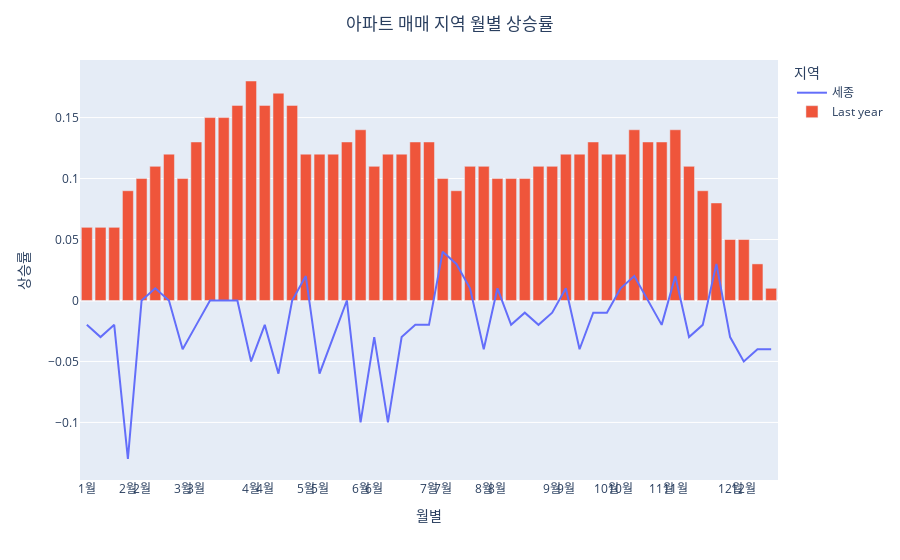

The cell this chart's notebook holds for it:
### Code cell
apart = apart_f.iloc[1:52,:].loc[:,'세종']
apart2 = apart_f.iloc[1:52,:].loc[:,'전국']
for i in range(1,13):
    test['month'].append(str(i)+'월')
    if i < 10 :
        test['month_index'].append(list(apart.index.str.contains('0'+str(i)+'월')).index(True))
    else :
        test['month_index'].append(list(apart.index.str.contains(str(i)+'월')).index(True))
                
fig1 = px.line(apart)

fig1.add_bar(x=apart2.index,y=apart2.values, name="Last year")
fig1.update_layout(
        xaxis = dict(
            tickmode = 'array',
            tickvals = test['month_index'],
            ticktext = test['month'],),
        title = '아파트 매매 지역 월별 상승률',
        xaxis_title = '월별', 
        yaxis_title = '상승률',
        title_x=0.5,
        hovermode="x unified",
        legend_title='지역')

### Figure 1 — Plotly figure (JSON) as saved in the notebook; plotly's stock layout.template omitted (floating-point values rounded to 4 significant figures)
{"data": [{"hovertemplate": "variable=세종<br>index=%{x}<br>value=%{y}<extra></extra>", "legendgroup": "세종", "line": {"color": "#636efa", "dash": "solid"}, "mode": "lines", "name": "세종", "orientation": "v", "showlegend": true, "type": "scatter", "x": ["2015년 01월05일", "2015년 01월12일", "2015년 01월19일", "2015년 01월26일", "2015년 02월02일", "2015년 02월09일", "2015년 02월16일", "2015년 02월23일", "2015년 03월02일", "2015년 03월09일", "2015년 03월16일", "2015년 03월23일", "2015년 03월30일", "2015년 04월06일", "2015년 04월13일", "2015년 04월20일", "2015년 04월27일", "2015년 05월04일", "2015년 05월11일", "2015년 05월18일", "2015년 05월25일", "2015년 06월01일", "2015년 06월08일", "2015년 06월15일", "2015년 06월22일", "2015년 06월29일", "2015년 07월06일", "2015년 07월13일", "2015년 07월20일", "2015년 07월27일", "2015년 08월03일", "2015년 08월10일", "2015년 08월17일", "2015년 08월24일", "2015년 08월31일", "2015년 09월07일", "2015년 09월14일", "2015년 09월21일", "2015년 09월28일", "2015년 10월05일", "2015년 10월12일", "2015년 10월19일", "2015년 10월26일", "2015년 11월02일", "2015년 11월09일", "2015년 11월16일", "2015년 11월23일", "2015년 11월30일", "2015년 12월07일", "2015년 12월14일", "2015년 12월21일"], "xaxis": "x", "y": [-0.02, -0.03, -0.02, -0.13, 0, 0.01, 0, -0.04, -0.02, 0, 0, 0, -0.05, -0.02, -0.06, 0, 0.02, -0.06, -0.03, 0, -0.1, -0.03, -0.1, -0.03, -0.02, -0.02, 0.04, 0.03, 0.01, -0.04, 0.01, -0.02, -0.01, -0.02, -0.01, 0.01, -0.04, -0.01, -0.01, 0.01, 0.02, 0, -0.02, 0.02, -0.03, -0.02, 0.03, -0.03, -0.05, -0.04, -0.04], "yaxis": "y"}, {"name": "Last year", "type": "bar", "x": ["2015년 01월05일", "2015년 01월12일", "2015년 01월19일", "2015년 01월26일", "2015년 02월02일", "2015년 02월09일", "2015년 02월16일", "2015년 02월23일", "2015년 03월02일", "2015년 03월09일", "2015년 03월16일", "2015년 03월23일", "2015년 03월30일", "2015년 04월06일", "2015년 04월13일", "2015년 04월20일", "2015년 04월27일", "2015년 05월04일", "2015년 05월11일", "2015년 05월18일", "2015년 05월25일", "2015년 06월01일", "2015년 06월08일", "2015년 06월15일", "2015년 06월22일", "2015년 06월29일", "2015년 07월06일", "2015년 07월13일", "2015년 07월20일", "2015년 07월27일", "2015년 08월03일", "2015년 08월10일", "2015년 08월17일", "2015년 08월24일", "2015년 08월31일", "2015년 09월07일", "2015년 09월14일", "2015년 09월21일", "2015년 09월28일", "2015년 10월05일", "2015년 10월12일", "2015년 10월19일", "2015년 10월26일", "2015년 11월02일", "2015년 11월09일", "2015년 11월16일", "2015년 11월23일", "2015년 11월30일", "2015년 12월07일", "2015년 12월14일", "2015년 12월21일"], "y": [0.06, 0.06, 0.06, 0.09, 0.1, 0.11, 0.12, 0.1, 0.13, 0.15, 0.15, 0.16, 0.18, 0.16, 0.17, 0.16, 0.12, 0.12, 0.12, 0.13, 0.14, 0.11, 0.12, 0.12, 0.13, 0.13, 0.1, 0.09, 0.11, 0.11, 0.1, 0.1, 0.1, 0.11, 0.11, 0.12, 0.12, 0.13, 0.12, 0.12, 0.14, 0.13, 0.13, 0.14, 0.11, 0.09, 0.08, 0.05, 0.05, 0.03, 0.01]}], "layout": {"hovermode": "x unified", "legend": {"title": {"text": "지역"}, "tracegroupgap": 0}, "margin": {"t": 60}, "title": {"text": "아파트 매매 지역 월별 상승률", "x": 0.5}, "xaxis": {"anchor": "y", "domain": [0, 1], "tickmode": "array", "ticktext": ["1월", "2월", "3월", "4월", "5월", "6월", "7월", "8월", "9월", "10월", "11월", "12월", "1월", "2월", "3월", "4월", "5월", "6월", "7월", "8월", "9월", "10월", "11월", "12월"], "tickvals": [0, 3, 7, 12, 16, 20, 25, 29, 34, 38, 42, 47, 0, 4, 8, 13, 17, 21, 26, 30, 35, 39, 43, 48], "title": {"text": "월별"}}, "yaxis": {"anchor": "x", "domain": [0, 1], "title": {"text": "상승률"}}}}
